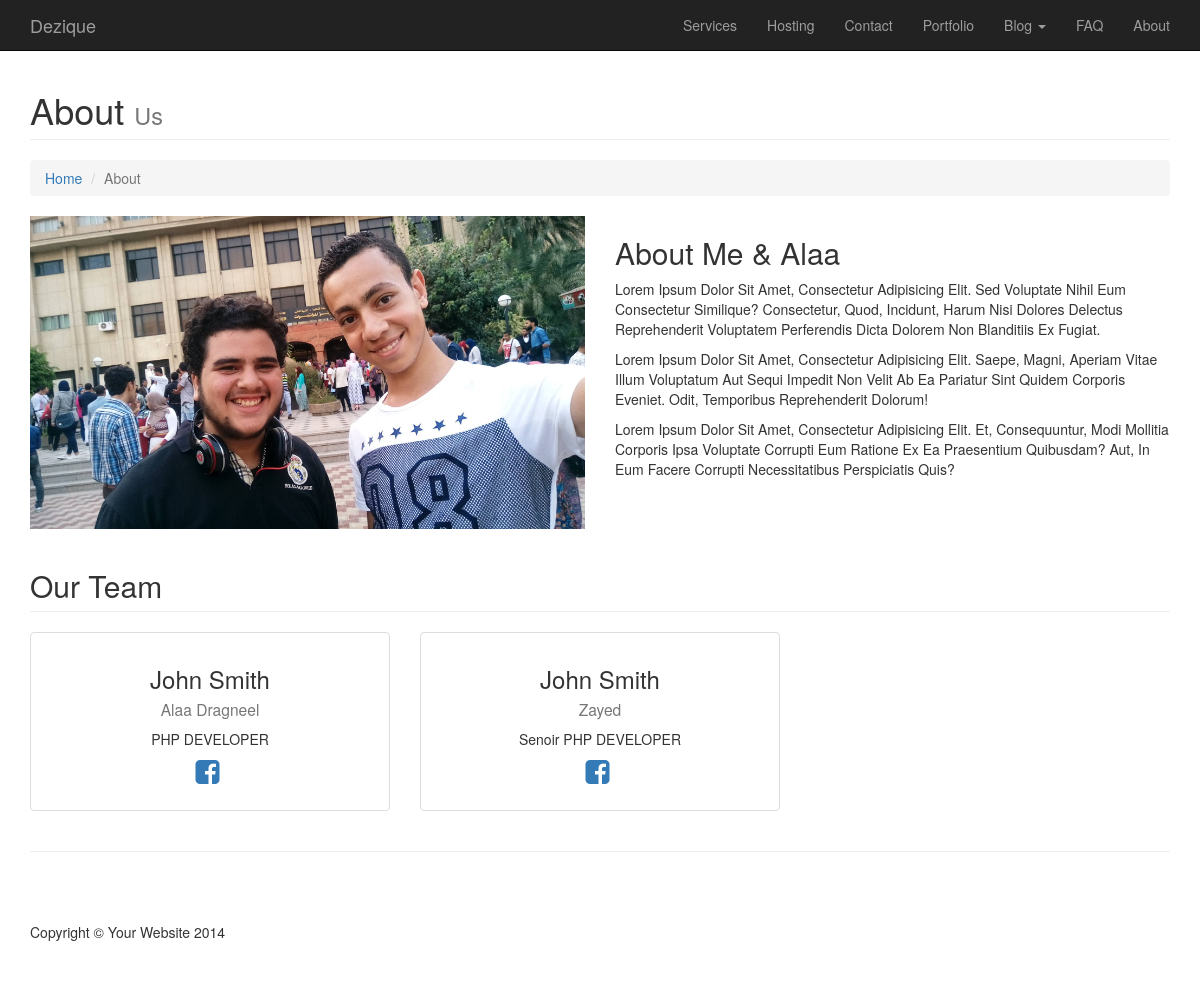
Page /about.php on the committed database.
### tables this page shows
CREATE TABLE `our_team` (
  `ID` int(11) NOT NULL,
  `Name` varchar(255) NOT NULL,
  `Jop_Title` varchar(255) NOT NULL,
  `Scoap` varchar(255) NOT NULL,
  `Img` varchar(500) NOT NULL,
  `Facebook` varchar(500) NOT NULL,
  `gender` int(11) NOT NULL
);

### about.php (the view, shortened to what this page needs)
<?php
	include "init.php";
?>
<div class="container">
    <div class="row">
        <div class="col-lg-12">
            <h1 class="page-header">About
                <small>Us</small>
            </h1>
            <ol class="breadcrumb">
                <li><a href="index.php">Home</a>
                </li>
                <li class="active">About</li>
            </ol>
        </div>
    </div>
    <div class="row">
        <div class="col-md-6">
            <img class="img-responsive" src="Layout/img/AboutUs.jpg" alt="">
        </div>
        <div class="col-md-6">
            <h2>About Me &amp; Alaa</h2>
            <p>Lorem ipsum dolor sit amet, consectetur adipisicing elit. Sed voluptate nihil eum consectetur similique? Consectetur, quod, incidunt, harum nisi dolores delectus reprehenderit voluptatem perferendis dicta dolorem non blanditiis ex fugiat.</p>
            <p>Lorem ipsum dolor sit amet, consectetur adipisicing elit. Saepe, magni, aperiam vitae illum voluptatum aut sequi impedit non velit ab ea pariatur sint quidem corporis eveniet. Odit, temporibus reprehenderit dolorum!</p>
            <p>Lorem ipsum dolor sit amet, consectetur adipisicing elit. Et, consequuntur, modi mollitia corporis ipsa voluptate corrupti eum ratione ex ea praesentium quibusdam? Aut, in eum facere corrupti necessitatibus perspiciatis quis?</p>
        </div>
    </div>
    <div class="row">
        <div class="col-lg-12">
            <h2 class="page-header">Our Team</h2>
        </div>
		<?php
		$stmt  = $conn->prepare("SELECT * FROM our_team");
		$stmt->execute();
		$rows  = $stmt->fetchAll();
		?>
		<?php foreach ($rows as $row): ?>
			<div class="col-md-4 text-center">
				<div class="thumbnail">
					<div class="caption">
						<h3>John Smith<br>
							<small><?php echo $row['Name']; ?></small>
						</h3>
						<p><?php echo $row['Jop_Title'] ?></p>
						<ul class="list-inline">
							<li><a href="<?php echo $row['Facebook'] ?>"><i class="fa fa-2x fa-facebook-square"></i></a>
							</li>
						</ul>
					</div>
				</div>
			</div>
		<?php endforeach; ?>
    </div>
    <hr>
</div>
<?php
	include "includes/templates/footer.php";
?>

### Layout/css/modern-business.css (style rules this page uses)
html, body { height: 100%; text-transform: capitalize; }
body { padding-top: 50px; }

### rows in the picture
our_team: Name "Alaa Dragneel", Jop_Title "PHP DEVELOPER"
our_team: Name "Zayed", Jop_Title "Senoir PHP DEVELOPER"
